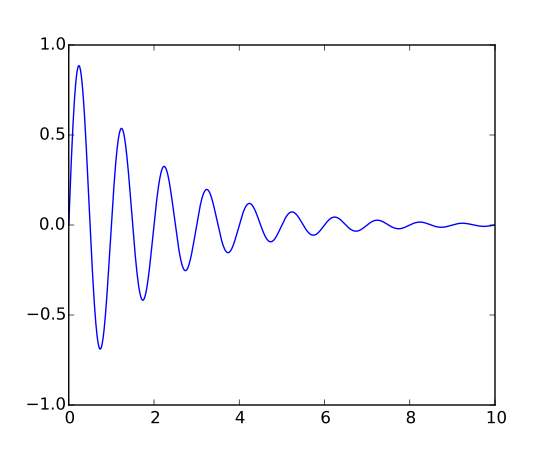

Source code (Python):
import numpy as np
import matplotlib.pyplot as plt

x = np.arange(0, 10, 0.005)
y = np.exp(-x/2.) * np.sin(2*np.pi*x)

fig = plt.figure()
ax = fig.add_subplot(111)
ax.plot(x, y)
ax.set_xlim(0, 10)
ax.set_ylim(-1, 1)

plt.show()
